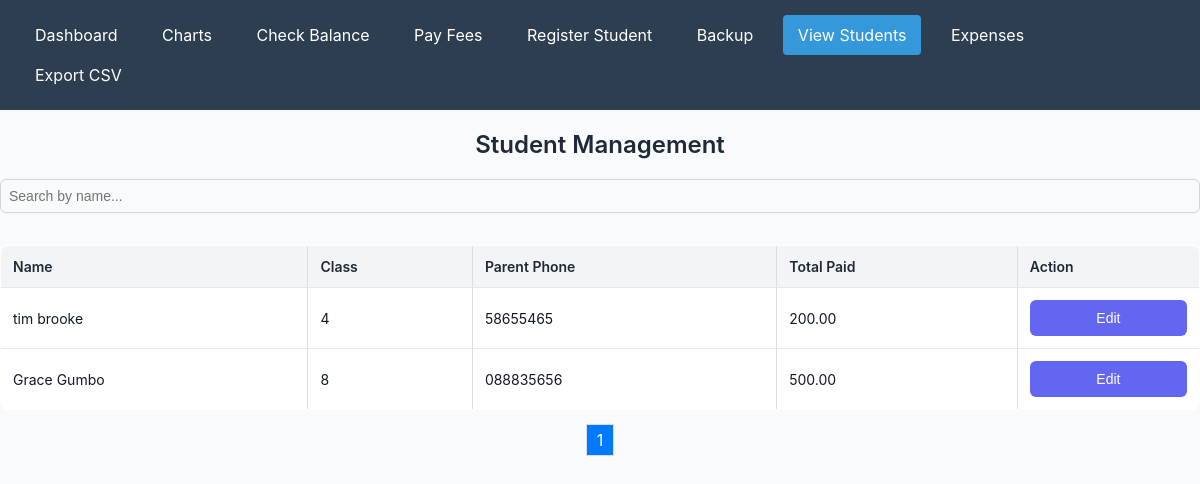
The app's page /view_students.php with its own data.
### tables this page shows
CREATE TABLE `students` (
  `student_id` int(10) unsigned NOT NULL,
  `name` varchar(100) NOT NULL,
  `class` varchar(20) NOT NULL,
  `date_of_birth` date NOT NULL,
  `gender` enum('Male','Female','Other') NOT NULL,
  `parent_phone` varchar(15) NOT NULL,
  `created_at` timestamp NOT NULL DEFAULT current_timestamp(),
  PRIMARY KEY (`student_id`)
);

### view_students.php (the view, shortened to what this page needs)
<?php
include 'db.php';
require_once 'navigation.php';
$query = $_GET['q'] ?? '';
$page = $_GET['page'] ?? 1;
$limit = 20;
$offset = ($page - 1) * $limit;
$sql = "SELECT s.student_id, s.name, s.class, s.parent_phone,
               COALESCE(SUM(p.amount_paid), 0) AS total_paid
        FROM students s
        LEFT JOIN payments p ON s.student_id = p.student_id
        WHERE s.name LIKE '%$query%'
        GROUP BY s.student_id
        ORDER BY s.class, s.name
        LIMIT $limit OFFSET $offset";
$result = $conn->query($sql);
$students = [];
while ($row = $result->fetch_assoc()) {
    $students[] = $row;
}
$count_sql = "SELECT COUNT(*) AS total FROM students WHERE name LIKE '%$query%'";
$count_result = $conn->query($count_sql);
$total_students = $count_result->fetch_assoc()['total'];
$total_pages = ceil($total_students / $limit);
?>
<!DOCTYPE html>
<html lang="en">
<head>
</head>
<body>
    <h1>Student Management</h1>
    <div class="search-bar">
        <input type="text" id="searchInput" placeholder="Search by name..." onkeyup="searchStudent()">
    </div>
    <table>
        <thead>
            <tr>
                <th>Name</th>
                <th>Class</th>
                <th>Parent Phone</th>
                <th>Total Paid</th>
                <th>Action</th>
            </tr>
        </thead>
        <tbody id="studentTable">
            <?php foreach ($students as $student): ?>
                <tr>
                    <td><?= htmlspecialchars($student['name']) ?></td>
                    <td><?= htmlspecialchars($student['class']) ?></td>
                    <td><?= htmlspecialchars($student['parent_phone']) ?></td>
                    <td><?= htmlspecialchars($student['total_paid']) ?></td>
                    <td>
                        <button onclick="editStudent(<?= htmlspecialchars(json_encode($student)) ?>)">Edit</button>
                    </td>
                </tr>
            <?php endforeach; ?>
        </tbody>
    </table>
    <div class="pagination">
        <?php for ($i = 1; $i <= $total_pages; $i++): ?>
            <a href="?q=<?= htmlspecialchars($query) ?>&page=<?= $i ?>" class="<?= $i == $page ? 'active' : '' ?>">
                <?= $i ?>
            </a>
        <?php endfor; ?>
    </div>
</body>
</html>

### view_students.php (style rules this page uses)
table { width: 100%; border-collapse: collapse; margin-bottom: 20px; }
th, td { padding: 10px; text-align: left; border: 1px solid #ddd; }
th { background-color: #f4f4f4; }
.search-bar { margin-bottom: 20px; }
.pagination { margin: 20px 0; text-align: center; }
.pagination a { margin: 0 5px; padding: 5px 10px; text-decoration: none; border: 1px solid #ddd; }
.pagination a.active { background-color: #007BFF; color: white; }
body { font-family: 'Inter', sans-serif; background-color: #f9fafb; color: #111827; margin: 0; padding: 0; }
h1 { font-size: 24px; font-weight: 600; text-align: center; margin: 20px 0; color: #1f2937; }
input[type="text"], input[type="number"] { width: 100%; padding: 8px; font-size: 14px; border: 1px solid #d1d5db; border-radius: 6px; background-color: #f9fafb; color: #111827; margin-bottom: 12px; box-sizing: border-box; transition: border-color 0.2s; }
button { display: block; width: 100%; padding: 10px; font-size: 14px; font-weight: 500; color: #ffffff; background-color: #6366f1; border: none; border-radius: 6px; cursor: pointer; transition: background-color 0.2s; }
table { width: 100%; border-collapse: collapse; margin: 20px 0; font-size: 14px; background-color: #ffffff; border: 1px solid #e5e7eb; border-radius: 8px; overflow: hidden; }
th, td { padding: 12px; text-align: left; border-bottom: 1px solid #e5e7eb; }
th { background-color: #f3f4f6; color: #1f2937; font-weight: 600; }

### records on screen
students: name "tim brooke", class "4", parent_phone "58655465", total_paid "200.00"
students: name "Grace Gumbo", class "8", parent_phone "088835656", total_paid "500.00"
